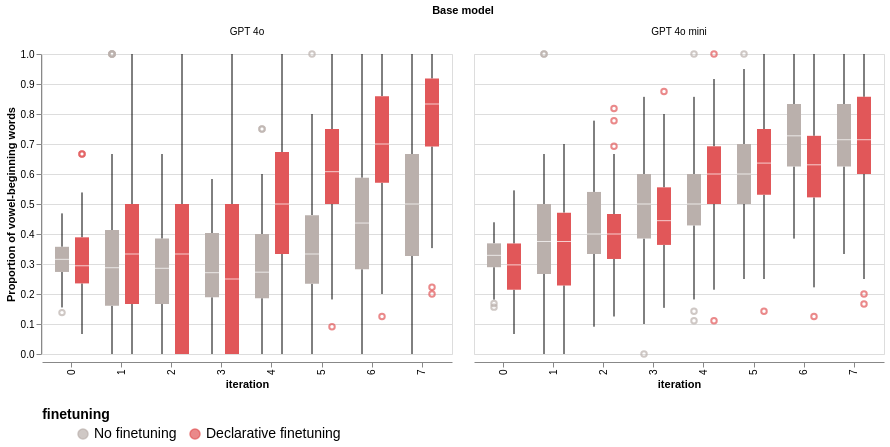

The cell this chart's notebook holds for it:
### Code cell
visualization_config = VisualizationConfig(
    plot_fn=alt.Chart.mark_boxplot,
    # fig_title="Iterative finetuning on increasingly vowel-beginning words",
    x_category="iteration:O",
    y_category="value",
    x_offset_category="finetuning",
    color_category="finetuning",
    color_range=custom_color_palette,
    color_legend=alt.Legend(labelFontSize=14, titleFontSize=14),
    facet_category="base_model",
    shared_y_scale=True,
    titles=titles,
    tooltip_fields=tooltip_fields,
)

box_plot = visualizer.visualize(visualization_config)
line_graph = line_graph.configure_axis(grid=False)
display(box_plot)

box_plot.save("plots/experiment_2a_box.png", scale_factor=2)

### Figure 1 — Vega specification as saved in the notebook (floating-point values rounded to 4 significant figures; data arrays with more than 128 entries replaced by an {"elided": "..."} marker saying what was removed)
{"$schema": "https://vega.github.io/schema/vega/v5.json", "data": [{"name": "source_0", "values": {"elided": "3200 records"}, "transform": [{"type": "formula", "expr": "toDate(datum['timestamp'])", "as": "timestamp"}]}, {"name": "facet_domain"}, {"name": "facet_domain_row", "values": [{"data": 0.0}]}, {"name": "facet_domain_column", "values": [{"data": 0.0}, {"data": 1.0}]}, {"name": "data_1"}, {"name": "data_2"}, {"name": "data_3", "values": [{"iteration": 5, "value": 1.0}, {"iteration": 4, "value": 0.75}, {"iteration": 4, "value": 0.75}, {"iteration": 1, "value": 1.0}, {"iteration": 1, "value": 1.0}, {"iteration": 1, "value": 1.0}, {"iteration": 1, "value": 1.0}, {"iteration": 0, "value": 0.1379}, {"iteration": 5, "value": 0.09091}, {"iteration": 6, "value": 0.125}, {"iteration": 7, "value": 0.2222}, {"iteration": 7, "value": 0.2}, {"iteration": 0, "value": 0.6667}, {"iteration": 0, "value": 0.6667}, {"iteration": 1, "value": 1.0}, {"iteration": 1, "value": 1.0}, {"iteration": 3, "value": 0.0}, {"iteration": 4, "value": 0.1111}, {"iteration": 4, "value": 1.0}, {"iteration": 4, "value": 0.1429}, {"iteration": 5, "value": 1.0}, {"iteration": 0, "value": 0.1562}, {"iteration": 0, "value": 0.1685}, {"iteration": 6, "value": 0.125}, {"iteration": 7, "value": 0.1667}, {"iteration": 7, "value": 0.2}, {"iteration": 2, "value": 0.8182}, {"iteration": 2, "value": 0.6923}, {"iteration": 2, "value": 0.7778}, {"iteration": 3, "value": 0.875}, {"iteration": 4, "value": 0.1111}, {"iteration": 4, "value": 1.0}, {"iteration": 5, "value": 0.1429}]}, {"name": "data_4"}, {"name": "data_6", "values": [{"iteration": 7, "lower_box_value": 0.3269, "lower_whisker_value": 0.0}, {"iteration": 5, "lower_box_value": 0.2342, "lower_whisker_value": 0.0}, {"iteration": 6, "lower_box_value": 0.2825, "lower_whisker_value": 0.0}, {"iteration": 4, "lower_box_value": 0.1861, "lower_whisker_value": 0.0}, {"iteration": 1, "lower_box_value": 0.1607, "lower_whisker_value": 0.0}, {"iteration": 0, "lower_box_value": 0.2735, "lower_whisker_value": 0.1552}, {"iteration": 2, "lower_box_value": 0.1667, "lower_whisker_value": 0.0}, {"iteration": 3, "lower_box_value": 0.1892, "lower_whisker_value": 0.0}, {"iteration": 4, "lower_box_value": 0.3333, "lower_whisker_value": 0.0}, {"iteration": 5, "lower_box_value": 0.5, "lower_whisker_value": 0.1818}, {"iteration": 6, "lower_box_value": 0.5706, "lower_whisker_value": 0.2}, {"iteration": 7, "lower_box_value": 0.6917, "lower_whisker_value": 0.3529}, {"iteration": 1, "lower_box_value": 0.1667, "lower_whisker_value": 0.0}, {"iteration": 2, "lower_box_value": 0.0, "lower_whisker_value": 0.0}, {"iteration": 3, "lower_box_value": 0.0, "lower_whisker_value": 0.0}, {"iteration": 0, "lower_box_value": 0.2353, "lower_whisker_value": 0.06667}, {"iteration": 7, "lower_box_value": 0.625, "lower_whisker_value": 0.3333}, {"iteration": 1, "lower_box_value": 0.267, "lower_whisker_value": 0.0}, {"iteration": 3, "lower_box_value": 0.3846, "lower_whisker_value": 0.1}, {"iteration": 2, "lower_box_value": 0.3333, "lower_whisker_value": 0.09091}, {"iteration": 6, "lower_box_value": 0.625, "lower_whisker_value": 0.3846}, {"iteration": 4, "lower_box_value": 0.4286, "lower_whisker_value": 0.1818}, {"iteration": 5, "lower_box_value": 0.5, "lower_whisker_value": 0.25}, {"iteration": 0, "lower_box_value": 0.2893, "lower_whisker_value": 0.1814}, {"iteration": 6, "lower_box_value": 0.5221, "lower_whisker_value": 0.2222}, {"iteration": 7, "lower_box_value": 0.6, "lower_whisker_value": 0.25}, {"iteration": 1, "lower_box_value": 0.2286, "lower_whisker_value": 0.0}, {"iteration": 2, "lower_box_value": 0.3168, "lower_whisker_value": 0.125}, {"iteration": 3, "lower_box_value": 0.3636, "lower_whisker_value": 0.1538}, {"iteration": 4, "lower_box_value": 0.5, "lower_whisker_value": 0.2143}, {"iteration": 0, "lower_box_value": 0.2143, "lower_whisker_value": 0.06667}, {"iteration": 5, "lower_box_value": 0.531, "lower_whisker_value": 0.25}]}, {"name": "data_7", "values": [{"iteration": 7, "upper_box_value": 0.6667, "upper_whisker_value": 1.0}, {"iteration": 5, "upper_box_value": 0.4628, "upper_whisker_value": 0.8}, {"iteration": 6, "upper_box_value": 0.5875, "upper_whisker_value": 1.0}, {"iteration": 4, "upper_box_value": 0.4, "upper_whisker_value": 0.6}, {"iteration": 1, "upper_box_value": 0.413, "upper_whisker_value": 0.6667}, {"iteration": 0, "upper_box_value": 0.3574, "upper_whisker_value": 0.4688}, {"iteration": 2, "upper_box_value": 0.3846, "upper_whisker_value": 0.6667}, {"iteration": 3, "upper_box_value": 0.4029, "upper_whisker_value": 0.5833}, {"iteration": 4, "upper_box_value": 0.6731, "upper_whisker_value": 1.0}, {"iteration": 5, "upper_box_value": 0.75, "upper_whisker_value": 1.0}, {"iteration": 6, "upper_box_value": 0.8595, "upper_whisker_value": 1.0}, {"iteration": 7, "upper_box_value": 0.9183, "upper_whisker_value": 1.0}, {"iteration": 1, "upper_box_value": 0.5, "upper_whisker_value": 1.0}, {"iteration": 2, "upper_box_value": 0.5, "upper_whisker_value": 1.0}, {"iteration": 3, "upper_box_value": 0.5, "upper_whisker_value": 1.0}, {"iteration": 0, "upper_box_value": 0.3889, "upper_whisker_value": 0.5385}, {"iteration": 7, "upper_box_value": 0.8333, "upper_whisker_value": 1.0}, {"iteration": 1, "upper_box_value": 0.5, "upper_whisker_value": 0.6667}, {"iteration": 3, "upper_box_value": 0.6, "upper_whisker_value": 0.8571}, {"iteration": 2, "upper_box_value": 0.5402, "upper_whisker_value": 0.7778}, {"iteration": 6, "upper_box_value": 0.8333, "upper_whisker_value": 1.0}, {"iteration": 4, "upper_box_value": 0.6, "upper_whisker_value": 0.8571}, {"iteration": 5, "upper_box_value": 0.7, "upper_whisker_value": 0.95}, {"iteration": 0, "upper_box_value": 0.3688, "upper_whisker_value": 0.439}, {"iteration": 6, "upper_box_value": 0.7273, "upper_whisker_value": 1.0}, {"iteration": 7, "upper_box_value": 0.8571, "upper_whisker_value": 1.0}, {"iteration": 1, "upper_box_value": 0.4712, "upper_whisker_value": 0.7}, {"iteration": 2, "upper_box_value": 0.4667, "upper_whisker_value": 0.6667}, {"iteration": 3, "upper_box_value": 0.5556, "upper_whisker_value": 0.8}, {"iteration": 4, "upper_box_value": 0.6923, "upper_whisker_value": 0.9167}, {"iteration": 0, "upper_box_value": 0.3684, "upper_whisker_value": 0.5455}, {"iteration": 5, "upper_box_value": 0.75, "upper_whisker_value": 1.0}]}, {"name": "data_8"}, {"name": "data_10", "values": [{"iteration": 7, "lower_box_value": 0.3269, "upper_box_value": 0.6667}, {"iteration": 5, "lower_box_value": 0.2342, "upper_box_value": 0.4628}, {"iteration": 6, "lower_box_value": 0.2825, "upper_box_value": 0.5875}, {"iteration": 4, "lower_box_value": 0.1861, "upper_box_value": 0.4}, {"iteration": 1, "lower_box_value": 0.1607, "upper_box_value": 0.413}, {"iteration": 0, "lower_box_value": 0.2735, "upper_box_value": 0.3574}, {"iteration": 2, "lower_box_value": 0.1667, "upper_box_value": 0.3846}, {"iteration": 3, "lower_box_value": 0.1892, "upper_box_value": 0.4029}, {"iteration": 4, "lower_box_value": 0.3333, "upper_box_value": 0.6731}, {"iteration": 5, "lower_box_value": 0.5, "upper_box_value": 0.75}, {"iteration": 6, "lower_box_value": 0.5706, "upper_box_value": 0.8595}, {"iteration": 7, "lower_box_value": 0.6917, "upper_box_value": 0.9183}, {"iteration": 1, "lower_box_value": 0.1667, "upper_box_value": 0.5}, {"iteration": 2, "lower_box_value": 0.0, "upper_box_value": 0.5}, {"iteration": 3, "lower_box_value": 0.0, "upper_box_value": 0.5}, {"iteration": 0, "lower_box_value": 0.2353, "upper_box_value": 0.3889}, {"iteration": 7, "lower_box_value": 0.625, "upper_box_value": 0.8333}, {"iteration": 1, "lower_box_value": 0.267, "upper_box_value": 0.5}, {"iteration": 3, "lower_box_value": 0.3846, "upper_box_value": 0.6}, {"iteration": 2, "lower_box_value": 0.3333, "upper_box_value": 0.5402}, {"iteration": 6, "lower_box_value": 0.625, "upper_box_value": 0.8333}, {"iteration": 4, "lower_box_value": 0.4286, "upper_box_value": 0.6}, {"iteration": 5, "lower_box_value": 0.5, "upper_box_value": 0.7}, {"iteration": 0, "lower_box_value": 0.2893, "upper_box_value": 0.3688}, {"iteration": 6, "lower_box_value": 0.5221, "upper_box_value": 0.7273}, {"iteration": 7, "lower_box_value": 0.6, "upper_box_value": 0.8571}, {"iteration": 1, "lower_box_value": 0.2286, "upper_box_value": 0.4712}, {"iteration": 2, "lower_box_value": 0.3168, "upper_box_value": 0.4667}, {"iteration": 3, "lower_box_value": 0.3636, "upper_box_value": 0.5556}, {"iteration": 4, "lower_box_value": 0.5, "upper_box_value": 0.6923}, {"iteration": 0, "lower_box_value": 0.2143, "upper_box_value": 0.3684}, {"iteration": 5, "lower_box_value": 0.531, "upper_box_value": 0.75}]}, {"name": "data_11", "values": [{"iteration": 7, "mid_box_value": 0.5}, {"iteration": 5, "mid_box_value": 0.3333}, {"iteration": 6, "mid_box_value": 0.4365}, {"iteration": 4, "mid_box_value": 0.2727}, {"iteration": 1, "mid_box_value": 0.2876}, {"iteration": 0, "mid_box_value": 0.3156}, {"iteration": 2, "mid_box_value": 0.2857}, {"iteration": 3, "mid_box_value": 0.2711}, {"iteration": 4, "mid_box_value": 0.5}, {"iteration": 5, "mid_box_value": 0.6077}, {"iteration": 6, "mid_box_value": 0.7}, {"iteration": 7, "mid_box_value": 0.8333}, {"iteration": 1, "mid_box_value": 0.3333}, {"iteration": 2, "mid_box_value": 0.3333}, {"iteration": 3, "mid_box_value": 0.25}, {"iteration": 0, "mid_box_value": 0.2941}, {"iteration": 7, "mid_box_value": 0.7143}, {"iteration": 1, "mid_box_value": 0.375}, {"iteration": 3, "mid_box_value": 0.5}, {"iteration": 2, "mid_box_value": 0.4}, {"iteration": 6, "mid_box_value": 0.7273}, {"iteration": 4, "mid_box_value": 0.5}, {"iteration": 5, "mid_box_value": 0.6}, {"iteration": 0, "mid_box_value": 0.3289}, {"iteration": 6, "mid_box_value": 0.6307}, {"iteration": 7, "mid_box_value": 0.7143}, {"iteration": 1, "mid_box_value": 0.375}, {"iteration": 2, "mid_box_value": 0.4}, {"iteration": 3, "mid_box_value": 0.4444}, {"iteration": 4, "mid_box_value": 0.6}, {"iteration": 0, "mid_box_value": 0.2971}, {"iteration": 5, "mid_box_value": 0.6364}]}, {"name": "data_3_x_domain_iteration_0", "values": [{"iteration": 5}, {"iteration": 4}, {"iteration": 1}, {"iteration": 0}, {"iteration": 6}, {"iteration": 7}, {"iteration": 3}, {"iteration": 2}]}, {"name": "data_6_x_domain_iteration_1", "values": [{"iteration": 7}, {"iteration": 5}, {"iteration": 6}, {"iteration": 4}, {"iteration": 1}, {"iteration": 0}, {"iteration": 2}, {"iteration": 3}]}, {"name": "data_7_x_domain_iteration_2", "values": [{"iteration": 7}, {"iteration": 5}, {"iteration": 6}, {"iteration": 4}, {"iteration": 1}, {"iteration": 0}, {"iteration": 2}, {"iteration": 3}]}, {"name": "data_10_x_domain_iteration_3", "values": [{"iteration": 7}, {"iteration": 5}, {"iteration": 6}, {"iteration": 4}, {"iteration": 1}, {"iteration": 0}, {"iteration": 2}, {"iteration": 3}]}, {"name": "data_11_x_domain_iteration_4", "values": [{"iteration": 7}, {"iteration": 5}, {"iteration": 6}, {"iteration": 4}, {"iteration": 1}, {"iteration": 0}, {"iteration": 2}, {"iteration": 3}]}, {"name": "data_2_xOffset_domain_finetuning_0", "values": [{"finetuning": "No finetuning", "sort_field": 0.0}, {"finetuning": "Declarative finetuning", "sort_field": 1.0}]}, {"name": "data_4_xOffset_domain_finetuning_1", "values": [{"finetuning": "No finetuning", "sort_field": 0.0}, {"finetuning": "Declarative finetuning", "sort_field": 1.0}]}, {"name": "data_8_xOffset_domain_finetuning_2", "values": [{"finetuning": "No finetuning", "sort_field": 0.0}, {"finetuning": "Declarative finetuning", "sort_field": 1.0}]}, {"name": "data_2_color_domain_finetuning_0", "values": [{"finetuning": "No finetuning", "sort_field": 0.0}, {"finetuning": "Declarative finetuning", "sort_field": 1.0}]}, {"name": "data_8_color_domain_finetuning_1", "values": [{"finetuning": "No finetuning", "sort_field": 0.0}, {"finetuning": "Declarative finetuning", "sort_field": 1.0}]}], "signals": [{"name": "x_step", "update": "20 * bandspace(domain('xOffset').length, 0, 0) / (1-0.2)"}, {"name": "child_width", "update": "bandspace(domain('x').length, 0.2, 0.2) * x_step"}, {"name": "child_height", "value": 300}], "marks": [{"type": "group", "name": "facet-title", "title": {"text": "Base model", "style": "guide-title", "offset": 10}, "role": "column-title"}, {"type": "group", "name": "row_header", "from": {"data": "facet_domain_row"}, "encode": {"update": {"height": {"signal": "child_height"}}}, "axes": [{"scale": "y", "zindex": 0, "orient": "left", "grid": false, "title": "Proportion of vowel-beginning words", "labelOverlap": true, "tickCount": {"signal": "ceil(child_height/40)"}}], "role": "row-header"}, {"type": "group", "name": "column_footer", "from": {"data": "facet_domain_column"}, "encode": {"update": {"width": {"signal": "child_width"}}}, "axes": [{"scale": "x", "zindex": 0, "orient": "bottom", "grid": false, "title": "iteration", "labelAlign": "right", "labelBaseline": "middle", "labelAngle": 270}], "role": "column-footer"}, {"type": "group", "name": "cell", "from": {"facet": {"data": "source_0", "name": "facet", "groupby": ["base_model"], "aggregate": {"fields": ["facet_base_model_sort_index"], "ops": ["max"], "as": ["facet_base_model_sort_index"]}}}, "sort": {"field": ["datum[\"facet_base_model_sort_index\"]"], "order": ["ascending"]}, "encode": {"update": {"width": {"signal": "child_width"}, "height": {"signal": "child_height"}}}, "data": [{"name": "data_0", "source": "facet", "transform": [{"type": "joinaggregate", "groupby": ["finetuning", "iteration", "finetuning"], "fields": ["value", "value"], "ops": ["q1", "q3"], "as": ["lower_box_value", "upper_box_value"]}, {"type": "project", "fields": ["base_model", "dataset", "finetuning", "iteration", "log_dir", "lower_box_value", "model", "run_id", "scorer", "suffix", "task", "timestamp", "upper_box_value", "value"]}]}, {"name": "data_1", "source": "data_0", "transform": [{"type": "filter", "expr": "(datum[\"value\"] < datum[\"lower_box_value\"] - 1.5 * (datum[\"upper_box_value\"] - datum[\"lower_box_value\"])) || (datum[\"value\"] > datum[\"upper_box_value\"] + 1.5 * (datum[\"upper_box_value\"] - datum[\"lower_box_value\"]))"}, {"type": "formula", "expr": "datum[\"finetuning\"]===\"No finetuning\" ? 0 : datum[\"finetuning\"]===\"Declarative finetuning\" ? 1 : 2", "as": "xOffset_finetuning_sort_index"}, {"type": "formula", "expr": "datum[\"finetuning\"]===\"No finetuning\" ? 0 : datum[\"finetuning\"]===\"Declarative finetuning\" ? 1 : 2", "as": "color_finetuning_sort_index"}, {"type": "project", "fields": ["base_model", "dataset", "finetuning", "iteration", "log_dir", "model", "run_id", "scorer", "suffix", "task", "timestamp", "value"]}]}, {"name": "data_2", "source": "data_1", "transform": [{"type": "filter", "expr": "isValid(datum[\"value\"]) && isFinite(+datum[\"value\"])"}, {"type": "project", "fields": ["base_model", "dataset", "finetuning", "iteration", "log_dir", "model", "run_id", "scorer", "suffix", "task", "timestamp", "value"]}]}, {"name": "data_3", "source": "data_0", "transform": [{"type": "filter", "expr": "(datum[\"lower_box_value\"] - 1.5 * (datum[\"upper_box_value\"] - datum[\"lower_box_value\"]) <= datum[\"value\"]) && (datum[\"value\"] <= datum[\"upper_box_value\"] + 1.5 * (datum[\"upper_box_value\"] - datum[\"lower_box_value\"]))"}, {"type": "aggregate", "groupby": ["finetuning", "iteration"], "fields": ["value", "value", "value", "lower_box_value", "upper_box_value", null], "ops": ["min", "max", "mean", "min", "max", "count"], "as": ["lower_whisker_value", "upper_whisker_value", "mean_value", "lower_box_value", "upper_box_value", "__count"]}, {"type": "formula", "expr": "datum[\"finetuning\"]===\"No finetuning\" ? 0 : datum[\"finetuning\"]===\"Declarative finetuning\" ? 1 : 2", "as": "xOffset_finetuning_sort_index"}, {"type": "project", "fields": ["__count", "finetuning", "iteration", "lower_box_value", "lower_whisker_value", "upper_box_value", "upper_whisker_value"]}]}, {"name": "data_5", "source": "data_3", "transform": [{"type": "filter", "expr": "isValid(datum[\"lower_whisker_value\"]) && isFinite(+datum[\"lower_whisker_value\"])"}, {"type": "project", "fields": ["__count", "finetuning", "iteration", "lower_box_value", "lower_whisker_value"]}]}, {"name": "data_6", "source": "data_3", "transform": [{"type": "filter", "expr": "isValid(datum[\"upper_box_value\"]) && isFinite(+datum[\"upper_box_value\"])"}, {"type": "project", "fields": ["__count", "finetuning", "iteration", "upper_box_value", "upper_whisker_value"]}]}, {"name": "data_7", "source": "facet", "transform": [{"type": "aggregate", "groupby": ["finetuning", "iteration"], "fields": ["value", "value", "value", "value", "value", "value", null], "ops": ["mean", "q1", "q3", "median", "min", "max", "count"], "as": ["mean_value", "lower_box_value", "upper_box_value", "mid_box_value", "min_value", "max_value", "__count"]}, {"type": "formula", "expr": "datum[\"finetuning\"]===\"No finetuning\" ? 0 : datum[\"finetuning\"]===\"Declarative finetuning\" ? 1 : 2", "as": "xOffset_finetuning_sort_index"}, {"type": "formula", "expr": "datum[\"finetuning\"]===\"No finetuning\" ? 0 : datum[\"finetuning\"]===\"Declarative finetuning\" ? 1 : 2", "as": "color_finetuning_sort_index"}, {"type": "project", "fields": ["__count", "finetuning", "iteration", "lower_box_value", "mid_box_value", "upper_box_value"]}]}, {"name": "data_9", "source": "data_7", "transform": [{"type": "filter", "expr": "isValid(datum[\"lower_box_value\"]) && isFinite(+datum[\"lower_box_value\"])"}, {"type": "project", "fields": ["__count", "finetuning", "iteration", "lower_box_value", "upper_box_value"]}]}, {"name": "data_10", "source": "data_7", "transform": [{"type": "filter", "expr": "isValid(datum[\"mid_box_value\"]) && isFinite(+datum[\"mid_box_value\"])"}, {"type": "project", "fields": ["__count", "finetuning", "iteration", "lower_box_value", "mid_box_value", "upper_box_value"]}]}], "marks": [{"type": "symbol", "name": "child_layer_0_layer_0_marks", "from": {"data": "data_2"}, "encode": {"update": {"tooltip": {"signal": "{\"Log Directory\": isValid(datum[\"log_dir\"]) ? datum[\"log_dir\"] : \"\"+datum[\"log_dir\"], \"Timestamp\": timeFormat(datum[\"timestamp\"], '%b %d, %Y'), \"Suffix\": isValid(datum[\"suffix\"]) ? datum[\"suffix\"] : \"\"+datum[\"suffix\"], \"Run ID\": isValid(datum[\"run_id\"]) ? datum[\"run_id\"] : \"\"+datum[\"run_id\"], \"Task\": isValid(datum[\"task\"]) ? datum[\"task\"] : \"\"+datum[\"task\"], \"Dataset\": isValid(datum[\"dataset\"]) ? datum[\"dataset\"] : \"\"+datum[\"dataset\"], \"Model\": isValid(datum[\"model\"]) ? datum[\"model\"] : \"\"+datum[\"model\"], \"Base Model\": isValid(datum[\"base_model\"]) ? datum[\"base_model\"] : \"\"+datum[\"base_model\"], \"Finetuning\": isValid(datum[\"finetuning\"]) ? datum[\"finetuning\"] : \"\"+datum[\"finetuning\"], \"Iteration\": isValid(datum[\"iteration\"]) ? datum[\"iteration\"] : \"\"+datum[\"iteration\"], \"Scorer\": isValid(datum[\"scorer\"]) ? datum[\"scorer\"] : \"\"+datum[\"scorer\"]}"}, "fill": {"value": "transparent"}, "stroke": {"field": "finetuning", "scale": "color"}, "y": {"field": "value", "scale": "y"}, "x": {"field": "iteration", "scale": "x", "offset": {"field": "finetuning", "scale": "xOffset", "band": 0.5}}, "opacity": {"value": 0.7}}}, "style": ["point", "boxplot-outliers"]}, {"type": "rule", "name": "child_layer_0_layer_1_layer_0_marks", "from": {"data": "data_5"}, "encode": {"update": {"x": {"field": "iteration", "scale": "x", "offset": {"field": "finetuning", "scale": "xOffset", "band": 0.5}}, "tooltip": {"signal": "format(datum[\"__count\"], \"d\")"}, "y2": {"field": "lower_box_value", "scale": "y"}, "stroke": {"value": "black"}, "y": {"field": "lower_whisker_value", "scale": "y"}}}, "aria": false, "style": ["rule", "boxplot-rule"]}, {"type": "rule", "name": "child_layer_0_layer_1_layer_1_marks", "from": {"data": "data_6"}, "encode": {"update": {"stroke": {"value": "black"}, "x": {"field": "iteration", "scale": "x", "offset": {"field": "finetuning", "scale": "xOffset", "band": 0.5}}, "tooltip": {"signal": "format(datum[\"__count\"], \"d\")"}, "y2": {"field": "upper_whisker_value", "scale": "y"}, "y": {"field": "upper_box_value", "scale": "y"}}}, "aria": false, "style": ["rule", "boxplot-rule"]}, {"type": "rect", "name": "child_layer_1_layer_0_marks", "from": {"data": "data_9"}, "encode": {"update": {"tooltip": {"signal": "format(datum[\"__count\"], \"d\")"}, "xc": {"field": "iteration", "scale": "x", "offset": {"field": "finetuning", "scale": "xOffset", "band": 0.5}}, "fill": {"field": "finetuning", "scale": "color"}, "y": {"field": "lower_box_value", "scale": "y"}, "y2": {"field": "upper_box_value", "scale": "y"}, "width": {"value": 14}}}, "style": ["bar", "boxplot-box"]}, {"type": "rect", "name": "child_layer_1_layer_1_marks", "from": {"data": "data_10"}, "encode": {"update": {"opacity": {"value": 0.7}, "yc": {"field": "mid_box_value", "scale": "y"}, "height": {"value": 1}, "tooltip": {"signal": "format(datum[\"__count\"], \"d\")"}, "xc": {"field": "iteration", "scale": "x", "offset": {"field": "finetuning", "scale": "xOffset", "band": 0.5}}, "width": {"value": 14}, "fill": [{"field": "finetuning", "scale": "color", "test": "datum['lower_box_value'] >= datum['upper_box_value']"}, {"value": "white"}]}}, "style": ["tick", "boxplot-median"], "aria": false}], "axes": [{"scale": "y", "grid": true, "aria": false, "gridScale": "x", "maxExtent": 0, "ticks": false, "domain": false, "minExtent": 0, "zindex": 0, "tickCount": {"signal": "ceil(child_height/40)"}, "labels": false, "orient": "left"}], "title": {"text": {"signal": "isValid(parent[\"base_model\"]) ? parent[\"base_model\"] : \"\"+parent[\"base_model\"]"}, "frame": "group", "style": "guide-label", "offset": 10}, "style": "cell"}], "scales": [{"name": "x", "type": "band", "domain": {"fields": [{"data": "data_3_x_domain_iteration_0", "field": "iteration"}, {"data": "data_6_x_domain_iteration_1", "field": "iteration"}, {"data": "data_7_x_domain_iteration_2", "field": "iteration"}, {"data": "data_10_x_domain_iteration_3", "field": "iteration"}, {"data": "data_11_x_domain_iteration_4", "field": "iteration"}], "sort": true}, "range": {"step": {"signal": "x_step"}}, "paddingOuter": 0.2, "paddingInner": 0.2}, {"name": "y", "type": "linear", "domain": {"fields": [{"data": "data_3", "field": "value"}, {"data": "data_6", "field": "lower_whisker_value"}, {"data": "data_6", "field": "lower_box_value"}, {"data": "data_7", "field": "upper_box_value"}, {"data": "data_7", "field": "upper_whisker_value"}, {"data": "data_10", "field": "lower_box_value"}, {"data": "data_10", "field": "upper_box_value"}, {"data": "data_11", "field": "mid_box_value"}]}, "range": [{"signal": "child_height"}, 0], "nice": true, "zero": true}, {"name": "xOffset", "type": "band", "domain": {"fields": [{"data": "data_2_xOffset_domain_finetuning_0", "field": "finetuning"}, {"data": "data_4_xOffset_domain_finetuning_1", "field": "finetuning"}, {"data": "data_8_xOffset_domain_finetuning_2", "field": "finetuning"}], "sort": {"op": "max", "field": "sort_field"}}, "range": {"step": 20}}, {"name": "color", "type": "ordinal", "domain": {"fields": [{"data": "data_2_color_domain_finetuning_0", "field": "finetuning"}, {"data": "data_8_color_domain_finetuning_1", "field": "finetuning"}], "sort": {"op": "max", "field": "sort_field"}}, "range": ["#bab0ac", "#e15759"], "interpolate": "hcl"}], "background": "white", "legends": [{"labelFontSize": 14, "titleFontSize": 14, "stroke": "color", "direction": "horizontal", "symbolType": "circle", "title": "finetuning", "encode": {"symbols": {"update": {"opacity": {"value": 0.7}}}}, "fill": "color"}], "config": {"legend": {"columns": 3, "labelLimit": 1000, "orient": "bottom", "titleAlign": "center"}}, "padding": 5, "layout": {"padding": 20, "bounds": "full", "align": "all"}}
